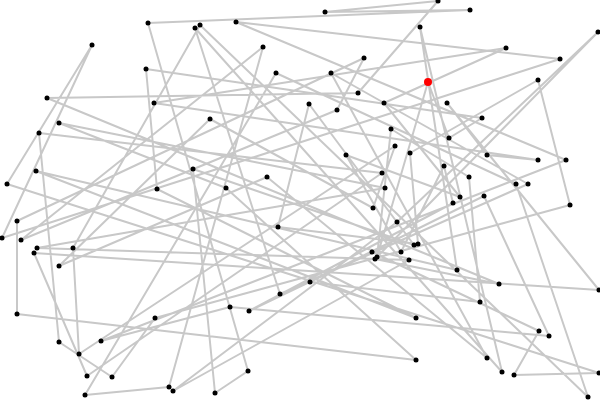
Frame 1 (no input)
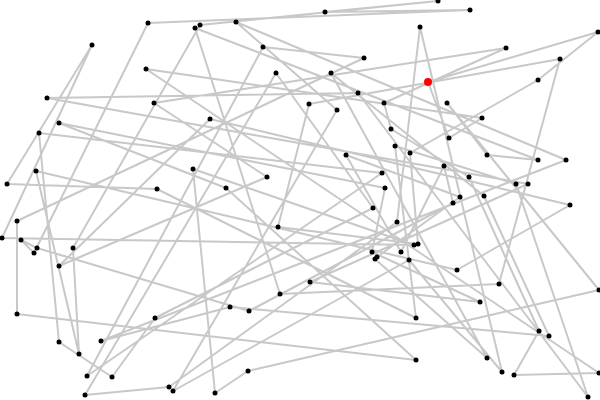
Frame 60 (no input)
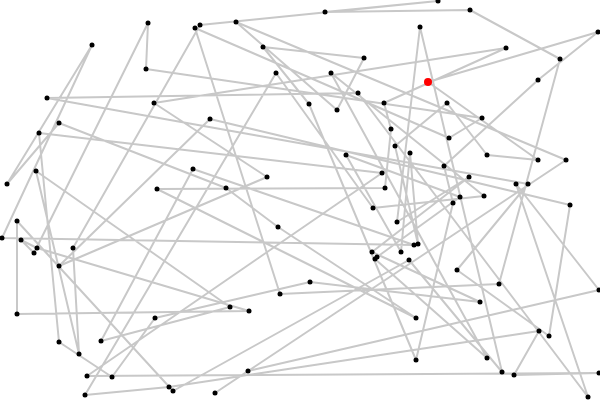
Frame 120 (the mouse pressed at the canvas centre since frame 60)

The p5.js sketch that drew these frames (run headless with seeded random() and noise() and a simulated clock; from frame 60 on, the mouse is pressed at the canvas centre):

// p5.js sketch
// ── sketch.js
const WIDTH = 600;
const HEIGHT = 400;

let cities = [];
let step = 1;
let path = [];

function reset() {
  step = 1;
  cities.length = 0;
  path.length = 0;
  for (let i = 0; i < 100; i++) {
    cities.push({
      x : floor(random(0, WIDTH)),
      y : floor(random(0, HEIGHT))
    });
    path.push(i);
  }
}

function setup() {
  let canvas = createCanvas(WIDTH, HEIGHT);
  reset();
  canvas.mouseClicked(
    () => {
      step = 1;
      path.push(cities.length);
      cities.push({
        x : mouseX,
        y : mouseY
      });
  });

  createElement('br');
  let resetButton = createButton('reset');
  resetButton.mousePressed(reset);
  let undoButton = createButton('undo');
  undoButton.mousePressed(() => {
    if (cities.length) {
      step = 1;
      cities.pop();
      path.splice(path.indexOf(cities.length), 1);
    }
  });
  let eraseButton = createButton('erase all');
  eraseButton.mousePressed(() => {
    step = 1;
    cities.length = 0;
    path.length = 0;
  });
}

function d(a,b) {
  return dist(a.x,a.y,b.x,b.y);
}

function modifyPath() {
  if (path.length > 3) {
    // console.log('modifying the path');
    let i = 0, j = 0;
    while (i >= j) {
      i = floor(random(1,path.length-1));
      j = floor(random(2,path.length));
      // console.log(i,j);
    }
    // console.log('found a good pair');
    let A = cities[path[i-1]];
    let I = cities[path[i]];
    let J = cities[path[j]];
    let B = (j === path.length - 1) ? cities[path[0]] : cities[path[j+1]];
    let delta = d(A,I) + d(J,B) - d(A,J) - d(I,B);
    if (random(0,1) < exp(delta/step)) {
      tmp = path.splice(i,j-i+1);
      reverse(tmp);
      tail = path.splice(i);
      path = path.concat(tmp).concat(tail);
      step++;
    }
  }
}

function draw() {
  modifyPath();

  background(255);
  noFill();
  stroke(200);
  strokeWeight(2);
  strokeJoin(ROUND);
  beginShape();
  for (let i of path) vertex(cities[i].x,cities[i].y);
  endShape(CLOSE);

  stroke(0);
  strokeWeight(5);
  for (let c of cities) point(c.x,c.y);
  stroke(255,0,0);
  strokeWeight(8);
  if (cities.length) point(cities[0].x, cities[0].y);
}
